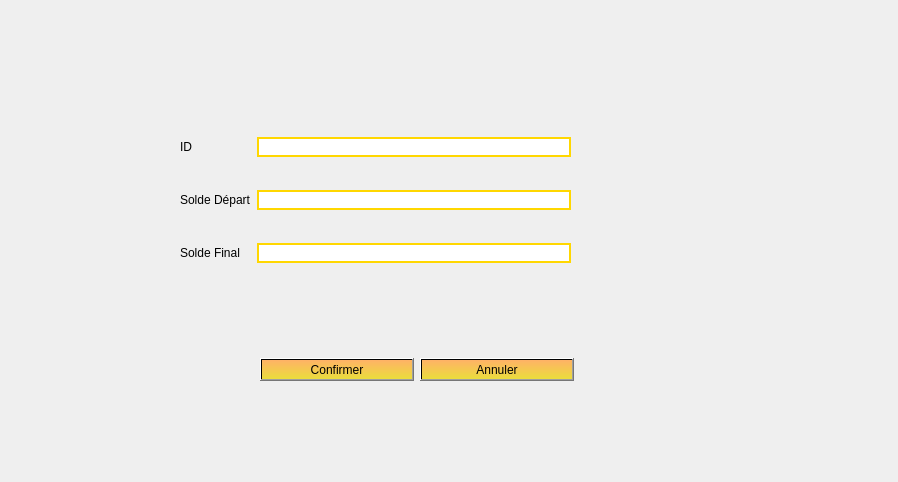
<?xml version="1.0" encoding="UTF-8"?>
<ui version="4.0">
 <class>Dialog</class>
 <widget class="QDialog" name="Dialog">
  <property name="geometry">
   <rect>
    <x>0</x>
    <y>0</y>
    <width>898</width>
    <height>482</height>
   </rect>
  </property>
  <property name="windowTitle">
   <string>Ajout d'une caisse</string>
  </property>
  <property name="styleSheet">
   <string notr="true">font: 8pt &quot;MV Boli&quot;;</string>
  </property>
  <widget class="QWidget" name="gridLayoutWidget">
   <property name="geometry">
    <rect>
     <x>180</x>
     <y>110</y>
     <width>391</width>
     <height>181</height>
    </rect>
   </property>
   <layout class="QGridLayout" name="gridLayout">
    <item row="1" column="1">
     <widget class="QLineEdit" name="lineEdit_soldedep">
      <property name="styleSheet">
       <string notr="true">border:2px solid gold;</string>
      </property>
     </widget>
    </item>
    <item row="2" column="1">
     <widget class="QLineEdit" name="lineEdit_soldefinal">
      <property name="styleSheet">
       <string notr="true">border:2px solid gold;</string>
      </property>
     </widget>
    </item>
    <item row="0" column="1">
     <widget class="QLineEdit" name="lineEdit_idcaisse">
      <property name="styleSheet">
       <string notr="true">border:2px solid gold;</string>
      </property>
      <property name="text">
       <string/>
      </property>
     </widget>
    </item>
    <item row="1" column="0">
     <widget class="QLabel" name="label_sd">
      <property name="text">
       <string>Solde Départ</string>
      </property>
     </widget>
    </item>
    <item row="2" column="0">
     <widget class="QLabel" name="label_sf">
      <property name="text">
       <string>Solde Final</string>
      </property>
     </widget>
    </item>
    <item row="0" column="0">
     <widget class="QLabel" name="label_id">
      <property name="text">
       <string>ID</string>
      </property>
     </widget>
    </item>
   </layout>
  </widget>
  <widget class="QWidget" name="horizontalLayoutWidget">
   <property name="geometry">
    <rect>
     <x>260</x>
     <y>330</y>
     <width>314</width>
     <height>80</height>
    </rect>
   </property>
   <layout class="QHBoxLayout" name="horizontalLayout">
    <item>
     <widget class="QPushButton" name="pushButton_addtocaisse">
      <property name="styleSheet">
       <string notr="true">background-color: qlineargradient(spread:pad, x1:0, y1:0, x2:0, y2:1, stop:0 rgba(255, 178, 102, 255), stop:0.974874 rgba(235, 220, 61, 255), stop:0.98 rgba(0, 0, 0, 255), stop:1 rgba(0, 0, 0, 0));
font: 8pt &quot;MV Boli&quot;;</string>
      </property>
      <property name="text">
       <string>Confirmer</string>
      </property>
     </widget>
    </item>
    <item>
     <widget class="QPushButton" name="pushButton_canceladdcaisse">
      <property name="styleSheet">
       <string notr="true">background-color: qlineargradient(spread:pad, x1:0, y1:0, x2:0, y2:1, stop:0 rgba(255, 178, 102, 255), stop:0.974874 rgba(235, 220, 61, 255), stop:0.98 rgba(0, 0, 0, 255), stop:1 rgba(0, 0, 0, 0));
font: 8pt &quot;MV Boli&quot;;</string>
      </property>
      <property name="text">
       <string>Annuler</string>
      </property>
     </widget>
    </item>
   </layout>
  </widget>
 </widget>
 <resources/>
 <connections/>
</ui>
